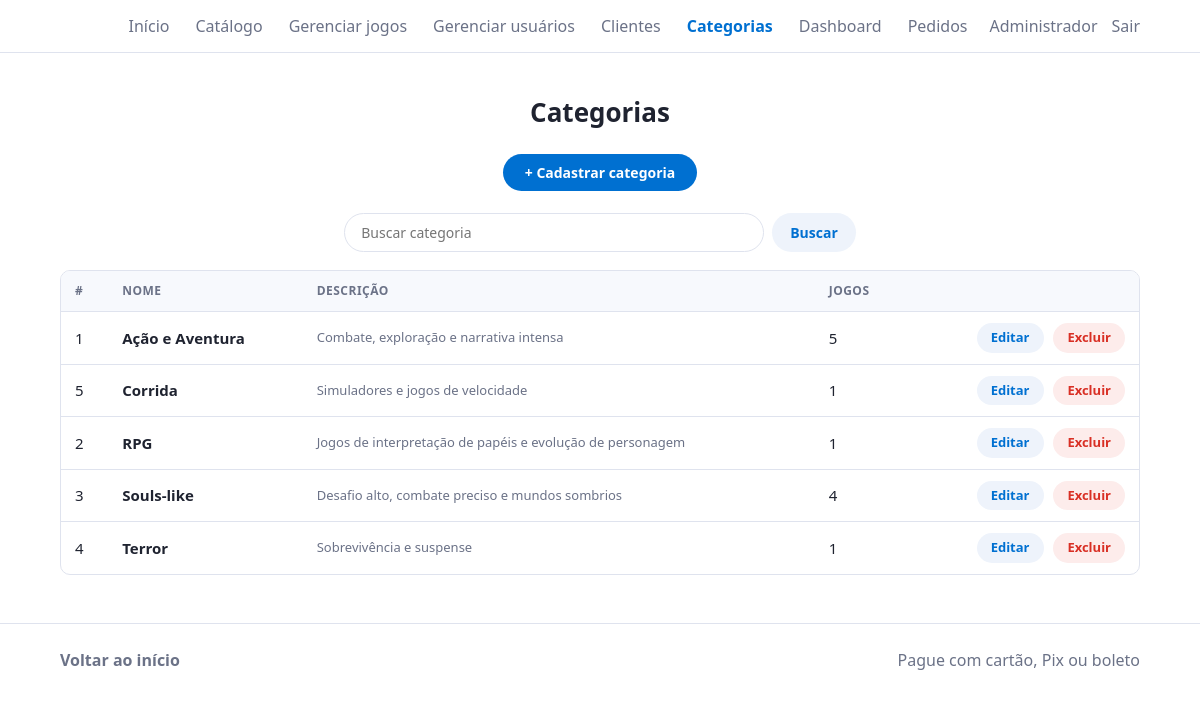
/admin/views/ver_categorias.php (signed in), run on the app's committed database.
### tables this page shows
CREATE TABLE categorias (
  id        INT NOT NULL AUTO_INCREMENT,
  nome      VARCHAR(100) NOT NULL,
  descricao VARCHAR(255) NULL,
  PRIMARY KEY (id),
  UNIQUE KEY uq_categorias_nome (nome)
);

### admin/config/auth.php (called while the page is built, shortened)
<?php
require_once __DIR__ . '/db.php';
function h($s) { return htmlspecialchars((string)$s, ENT_QUOTES, 'UTF-8'); }

### admin/config/db.php (called while the page is built, shortened)
<?php
class Database {
    private static ?PDO $pdo = null;
    public static function conectar(): PDO {
        if (self::$pdo === null) {
            try {
                self::$pdo = new PDO(
                    'mysql:host=' . $GLOBALS['__db_cfg']['host'] . ';dbname=' . $GLOBALS['__db_cfg']['banco'] . ';charset=utf8mb4',
                    $GLOBALS['__db_cfg']['usuario'],
                    $GLOBALS['__db_cfg']['senha'],
                    [
                        PDO::ATTR_ERRMODE => PDO::ERRMODE_EXCEPTION,
                        PDO::ATTR_DEFAULT_FETCH_MODE => PDO::FETCH_ASSOC,
                        PDO::MYSQL_ATTR_INIT_COMMAND => "SET time_zone = '-03:00'",
                    ]
                );
            } catch (PDOException $e) {
                http_response_code(500);
                error_log('Falha ao conectar no banco: ' . $e->getMessage());
                exit('Não foi possível conectar ao banco de dados. Verifique se o MySQL do XAMPP está ligado '
                   . 'e se o script sql/script.sql foi importado.');
            }
        }
        return self::$pdo;
    }
}

### admin/models/categorias.php (called while the page is built, shortened)
<?php
require_once __DIR__ . '/../config/db.php';
class Categoria {
    private PDO $db;
    public function __construct() { $this->db = Database::conectar(); }
    public function listar(string $busca = ''): array {
        $sql = 'SELECT c.id, c.nome, c.descricao, COUNT(g.id) AS total_jogos
                FROM categorias c LEFT JOIN games g ON g.categoria_id = c.id';
        $args = [];
        $st = $this->db->prepare($sql . ' GROUP BY c.id, c.nome, c.descricao ORDER BY c.nome');
        $st->execute($args);
        return $st->fetchAll();
    }
}

### admin/views/ver_categorias.php (the view, shortened to what this page needs)
<?php
require_once '../config/auth.php';
require_once '_layout.php';
require_once '../models/categorias.php';
$busca = trim($_GET['buscar'] ?? '');
$categorias = (new Categoria())->listar($busca);
?>
<h2>Categorias</h2>
<div class="acoes-topo"><a class="btn-add" href="cadastrar_categoria.php">+ Cadastrar categoria</a></div>
<form class="busca-simples" method="get" action="ver_categorias.php" role="search">
  <input type="search" name="buscar" value="<?= h($busca) ?>" placeholder="Buscar categoria" aria-label="Buscar categoria">
  <button>Buscar</button>
</form>
<div class="tabela-wrap">
<table class="tabela">
  <thead><tr><th>#</th><th>Nome</th><th>Descrição</th><th>Jogos</th><th></th></tr></thead>
  <tbody>
  <?php foreach ($categorias as $c): ?>
    <tr>
      <td><?= (int)$c['id'] ?></td>
      <td><strong><?= h($c['nome']) ?></strong></td>
      <td class="pequeno"><?= h($c['descricao'] ?? '') ?></td>
      <td><?= (int)$c['total_jogos'] ?></td>
      <td class="acoes">
        <a class="btn-mini editar" href="editar_categoria.php?id=<?= (int)$c['id'] ?>">Editar</a>
        <form method="POST" action="../controllers/deletar_categoria.php"
              onsubmit="return confirm('Excluir a categoria &quot;<?= h(addslashes($c['nome'])) ?>&quot;? Os <?= (int)$c['total_jogos'] ?> jogo(s) dela ficarão sem categoria.')">
          <?= csrfCampo() ?><input type="hidden" name="id" value="<?= (int)$c['id'] ?>"><button class="btn-mini excluir">Excluir</button>
        </form>
      </td>
    </tr>
  <?php endforeach; ?>
  </tbody>
</table>
</div>

### admin/views/_layout.php (style rules this page uses)
:root { --tx:#1f2330;--mt:#6b7287;--ac:#0070d1;--ac2:#005bb0;--bd:#dfe3ee;--px:clamp(16px,5vw,90px) }
* { box-sizing:border-box }
html { scroll-behavior:smooth;scroll-padding-top:80px }
body { margin:0;color:var(--tx);font:16px/1.5 "Segoe UI",system-ui,sans-serif;background:#fff;min-height:100vh }
a { color:inherit;text-decoration:none }
.pagina h2 { font-size:26px;font-weight:600;text-align:center;margin:40px 0 22px }
.acoes-topo { display:flex;justify-content:center;gap:12px;flex-wrap:wrap;margin:0 0 22px }
.btn-add { background:var(--ac);color:#fff;padding:8px 22px;border-radius:99px;font-size:14px;font-weight:600;transition:background .15s }
.busca-simples { display:flex;justify-content:center;gap:8px;margin:0 0 18px }
.busca-simples input { min-width:0;width:min(420px,100%);padding:8px 16px;border:1px solid var(--bd);border-radius:99px;font:inherit;font-size:14px }
.busca-simples button { background:#eef3fb;color:var(--ac);border:0;border-radius:99px;padding:8px 18px;font:inherit;font-size:14px;font-weight:600;cursor:pointer }
.tabela-wrap { overflow-x:auto;border:1px solid var(--bd);border-radius:10px }
table.tabela { width:100%;border-collapse:collapse;font-size:15px }
.tabela th,.tabela td { padding:11px 14px;text-align:left;border-bottom:1px solid var(--bd);vertical-align:middle }
.tabela th { font-size:12px;text-transform:uppercase;letter-spacing:.04em;color:var(--mt);background:#f7f9fd }
.tabela tr:last-child td { border-bottom:0 }
.tabela td.acoes { white-space:nowrap;text-align:right }
.tabela td.acoes form { display:inline;margin:0 }
.btn-mini { display:inline-block;border:0;border-radius:99px;padding:5px 14px;font:inherit;font-size:13px;font-weight:600;cursor:pointer;margin-left:6px }
.btn-mini.editar { background:#eef3fb;color:var(--ac) }
.btn-mini.excluir { background:#fdeceb;color:#d93025 }
.pequeno { color:var(--mt);font-size:13px }

### data on the page
categorias: id "1", nome "Ação e Aventura", descricao "Combate, exploração e narrativa intensa", total_jogos "5"
categorias: id "5", nome "Corrida", descricao "Simuladores e jogos de velocidade", total_jogos "1"
categorias: id "2", nome "RPG", descricao "Jogos de interpretação de papéis e evolução de personagem", total_jogos "1"
categorias: id "3", nome "Souls-like", descricao "Desafio alto, combate preciso e mundos sombrios", total_jogos "4"
categorias: id "4", nome "Terror", descricao "Sobrevivência e suspense", total_jogos "1"

### other printed values
$logado['nome'] "Administrador"
